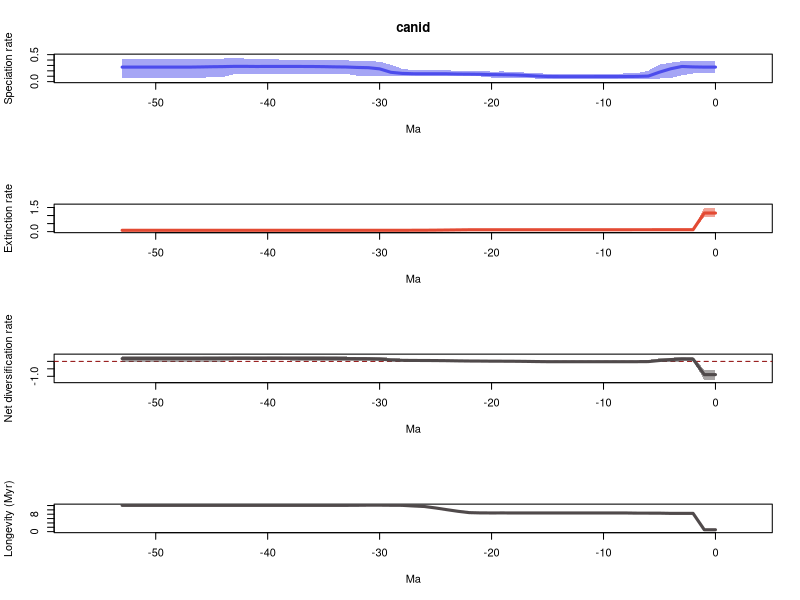

R code for this plot:
# 1 files combined:
# 	/home/eeb177-student/Desktop/eeb-177/lab-work/exercise-9/pyrate_mcmc_logs/canid_occ_1_marginal_rates.log

# 95% HPDs calculated using code from Biopy (https://www.cs.auckland.ac.nz/~yhel002/biopy/)

pdf(file='/home/eeb177-student/Desktop/eeb-177/lab-work/exercise-9/pyrate_mcmc_logs/canid_occ_1_marginal_rates_RTT.pdf',width=0.6*9, height=16.8)
par(mfrow=c(4,1))
library(scales)
L_hpd_m95=c(0.150724352262, 0.150724352262,0.150724352262,0.117234681519,0.0651955186351,0.0574879291004,0.0473110100101,0.0473110100101,0.0501428703296,0.0484626492852,0.0473110100101,0.0473110100101,0.0473110100101,0.0473110100101,0.0473110100101,0.0473110100101,0.0572107587184,0.0623837896281,0.0746185485999,0.0746185485999,0.0746185485999,0.0954204444863,0.0954204444863,0.0954204444863,0.0957073834135,0.0957073834135,0.0954204444863,0.0954204444863,0.0954204444863,0.0954204444863,0.106195831375,0.110530111831,0.110530111831,0.144845503339,0.144845503339,0.142347517083,0.142347517083,0.144845503339,0.142347517083,0.142347517083,0.142347517083,0.132394357355,0.144845503339,0.136844060591,0.0875666634712,0.0875666634712,0.0648474056991,0.0648474056991,0.0648474056991,0.0648474056991,0.0648474056991,0.0648474056991,0.0648474056991,0.0648474056991)
L_hpd_M95=c(0.373248754376, 0.373248754376,0.374107486199,0.377206247686,0.351834010727,0.315646849306,0.20289092337,0.154305462933,0.152533481412,0.144962374187,0.137367769062,0.134705788289,0.134705788289,0.134705788289,0.134705788289,0.144962374187,0.160179442465,0.166692536679,0.183190935214,0.188296443335,0.186094972193,0.200015994251,0.198760190431,0.200015994251,0.209247146313,0.209247146313,0.209247146313,0.211733618586,0.239819208518,0.311961687342,0.371847205705,0.374611016435,0.374611016435,0.396584275261,0.396584275261,0.396584275261,0.392349156855,0.396584275261,0.403932078438,0.409853843349,0.409853843349,0.409853843349,0.426773817515,0.445296079917,0.426773817515,0.426773817515,0.415418202693,0.415418202693,0.415418202693,0.415418202693,0.415418202693,0.415418202693,0.415418202693,0.415418202693)
M_hpd_m95=c(0.895002390237, 0.895002390237,0.0895830494592,0.0895830494592,0.0895830494592,0.0927142515706,0.0938429591034,0.0938429591034,0.0927142515706,0.0927142515706,0.0927142515706,0.0927142515706,0.0927142515706,0.0927142515706,0.0927142515706,0.0927142515706,0.0927142515706,0.0927142515706,0.0927142515706,0.089360653807,0.0927142515706,0.089360653807,0.0823348638366,0.0694330140622,0.0556837800556,0.0459598763811,0.0432942652613,0.0433873329572,0.044377811818,0.044377811818,0.0433873329572,0.0433873329572,0.044377811818,0.044377811818,0.044377811818,0.044377811818,0.044377811818,0.044377811818,0.044377811818,0.044377811818,0.044377811818,0.044377811818,0.044377811818,0.044377811818,0.044377811818,0.044377811818,0.044377811818,0.044377811818,0.044377811818,0.044377811818,0.044377811818,0.044377811818,0.044377811818,0.044377811818)
M_hpd_M95=c(1.49525476933, 1.49525476933,0.147177628492,0.147177628492,0.147177628492,0.147177628492,0.147177628492,0.147177628492,0.139372423547,0.139372423547,0.139372423547,0.139372423547,0.139372423547,0.139372423547,0.139372423547,0.139372423547,0.139372423547,0.139372423547,0.139372423547,0.138723011533,0.142719036777,0.141710662401,0.1439876771,0.139469861152,0.136541504761,0.132570968559,0.126324184307,0.12526643162,0.12526643162,0.12526643162,0.122392875825,0.122392875825,0.124668784907,0.124668784907,0.124668784907,0.124668784907,0.124668784907,0.124668784907,0.124668784907,0.124668784907,0.124668784907,0.124668784907,0.124668784907,0.124668784907,0.124668784907,0.124668784907,0.124668784907,0.124668784907,0.124668784907,0.124668784907,0.124668784907,0.124668784907,0.124668784907,0.124668784907)
R_hpd_m95=c(-1.2322805417, -1.2322805417,0.028440091164,-0.00022757796382,-0.0513115772357,-0.0705080678257,-0.0750107287909,-0.0823270253213,-0.0750107287909,-0.0750107287909,-0.0750107287909,-0.0750107287909,-0.0750107287909,-0.0750107287909,-0.0750107287909,-0.0733185660557,-0.0720429201165,-0.0577503644539,-0.0447138194876,-0.0386796061678,-0.0382875060722,-0.0285806212196,-0.0333471356099,-0.0265167848833,-0.0280441848921,-0.0285806212196,-0.0285806212196,-0.0199568368162,-0.002410033043,-0.00022757796382,-0.00022757796382,0.0260208584796,0.0260208584796,0.0414723716206,0.0452359796396,0.0586957098689,0.0452359796396,0.0452359796396,0.0586957098689,0.0586957098689,0.0586957098689,0.0586957098689,0.0586957098689,0.0594108673944,-0.0112639647447,-0.0112639647447,-0.0216959328503,-0.0337837499151,-0.0337837499151,-0.0337837499151,-0.0337837499151,-0.0337837499151,-0.0337837499151,-0.0337837499151)
R_hpd_M95=c(-0.552466228257, -0.552466228257,0.270449665477,0.286664570445,0.244973160189,0.207363164717,0.103642681478,0.0433103668413,0.0355694259816,0.028440091164,0.0260346021298,0.0215349409086,0.0215349409086,0.0215349409086,0.0215349409086,0.0326758048439,0.0458037771685,0.0635473448093,0.0706207323399,0.0867370253472,0.0867370253472,0.0887843172082,0.0887843172082,0.101109567185,0.11687652548,0.12180030482,0.132230770077,0.140855442802,0.178470682164,0.242983013522,0.291419921337,0.301125078972,0.306403531419,0.328361396899,0.336452892234,0.35979653669,0.332793489359,0.332793489359,0.357681402253,0.35979653669,0.35979653669,0.357681402253,0.35979653669,0.376502407566,0.35979653669,0.35979653669,0.35396050186,0.35396050186,0.35396050186,0.35396050186,0.35396050186,0.35396050186,0.35396050186,0.35396050186)
L_mean=c(0.268958966754, 0.268958966754,0.272578900217,0.280724237848,0.237833467604,0.175447651125,0.10231637927,0.097101474011,0.0953019171923,0.0937558070865,0.0932557767647,0.0930388581927,0.0930388581927,0.0930541539494,0.0930541539494,0.0950694035449,0.104061983673,0.116145154901,0.123838423111,0.127451324082,0.130120693195,0.136241809342,0.139098561879,0.140553576595,0.145150293276,0.145150293276,0.145681248638,0.146108539524,0.152369191128,0.172826274155,0.236405948889,0.258101102711,0.262675169435,0.27077351278,0.273447178352,0.277502919453,0.279942069286,0.280800186024,0.281553358729,0.281700386229,0.281564704738,0.280385581593,0.282562753666,0.282601117426,0.278099930818,0.275620099934,0.271935880099,0.26887169123,0.26913212893,0.26913212893,0.269054801282,0.268515967676,0.268515967676,0.268515967676)
M_mean=c(1.15482178187, 1.15482178187,0.11918847108,0.11918847108,0.11918847108,0.117867201302,0.117674957007,0.117674957007,0.116641219397,0.116641219397,0.116641219397,0.116641219397,0.116641219397,0.116641219397,0.116641219397,0.116641219397,0.116641219397,0.116650899488,0.116583106079,0.11631037389,0.116480277959,0.116161326318,0.114491347496,0.107012052968,0.0990749650175,0.0919421986027,0.0865895189132,0.0847886835221,0.0827690276412,0.0825845117086,0.0822536970497,0.0822536970497,0.0826050621442,0.0828022125418,0.0828022125418,0.0828022125418,0.0828022125418,0.0828022125418,0.0828022125418,0.0828022125418,0.0828022125418,0.0828022125418,0.0828022125418,0.0828022125418,0.0828022125418,0.0828022125418,0.0828022125418,0.0828022125418,0.0828022125418,0.0828022125418,0.0828022125418,0.0828022125418,0.0828022125418,0.0828022125418)
R_mean=c(-0.885862815114, -0.885862815114,0.153390429137,0.161535766769,0.118644996525,0.0575804498225,-0.0153585777372,-0.020573482996,-0.021339302205,-0.0228854123108,-0.0233854426325,-0.0236023612045,-0.0236023612045,-0.0235870654478,-0.0235870654478,-0.0215718158523,-0.0125792357243,-0.000505744587611,0.00725531703237,0.0111409501918,0.0136404152358,0.0200804830234,0.0246072143828,0.0335415236264,0.0460753282583,0.0532080946731,0.0590917297248,0.0613198560015,0.0696001634873,0.0902417624466,0.15415225184,0.175847405661,0.18007010729,0.187971300239,0.19064496581,0.194700706911,0.197139856744,0.197997973482,0.198751146188,0.198898173688,0.198762492196,0.197583369052,0.199760541124,0.199798904885,0.195297718276,0.192817887392,0.189133667557,0.186069478688,0.186329916389,0.186329916389,0.18625258874,0.185713755134,0.185713755134,0.185713755134)
trans=0.5
age=(0:(54-1))* -1
plot(age,age,type = 'n', ylim = c(0, 0.489825687908), xlim = c(-56.7,2.7), ylab = 'Speciation rate', xlab = 'Ma',main='canid' )
polygon(c(age, rev(age)), c(L_hpd_M95, rev(L_hpd_m95)), col = alpha("#4c4cec",trans), border = NA)
lines(rev(age), rev(L_mean), col = "#4c4cec", lwd=3)
plot(age,age,type = 'n', ylim = c(0, 1.64478024627), xlim = c(-56.7,2.7), ylab = 'Extinction rate', xlab = 'Ma' )
polygon(c(age, rev(age)), c(M_hpd_M95, rev(M_hpd_m95)), col = alpha("#e34a33",trans), border = NA)
lines(rev(age), rev(M_mean), col = "#e34a33", lwd=3)
plot(age,age,type = 'n', ylim = c(-1.35550859587, 0.414152648323), xlim = c(-56.7,2.7), ylab = 'Net diversification rate', xlab = 'Ma' )
abline(h=0,lty=2,col="darkred")
polygon(c(age, rev(age)), c(R_hpd_M95, rev(R_hpd_m95)), col = alpha("#504A4B",trans), border = NA)
lines(rev(age), rev(R_mean), col = "#504A4B", lwd=3)
plot(age,age,type = 'n', ylim = c(0, max(1/M_mean)), xlim = c(-56.7,2.7), ylab = 'Longevity (Myr)', xlab = 'Ma' )
lines(rev(age), rev(1/M_mean), col = "#504A4B", lwd=3)
n <- dev.off()